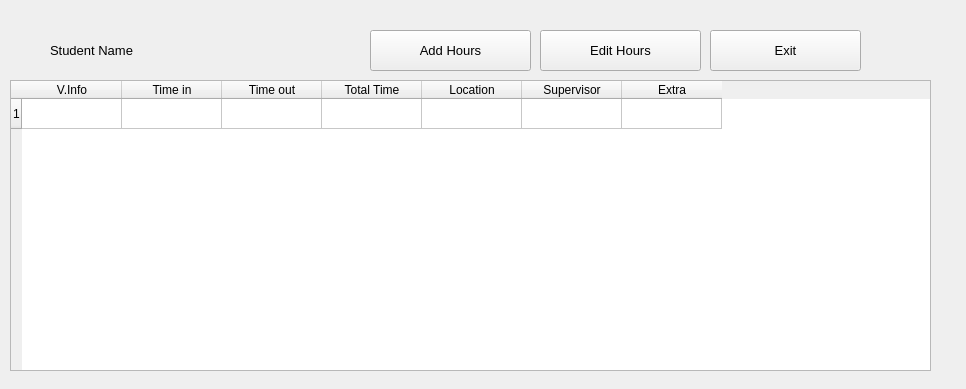
<?xml version="1.0" encoding="UTF-8"?>
<ui version="4.0">
 <class>Form</class>
 <widget class="QWidget" name="Form">
  <property name="geometry">
   <rect>
    <x>0</x>
    <y>0</y>
    <width>966</width>
    <height>389</height>
   </rect>
  </property>
  <property name="windowTitle">
   <string>Form</string>
  </property>
  <widget class="QTableWidget" name="tableWidget">
   <property name="geometry">
    <rect>
     <x>10</x>
     <y>80</y>
     <width>921</width>
     <height>291</height>
    </rect>
   </property>
   <row>
    <property name="text">
     <string>1</string>
    </property>
   </row>
   <column>
    <property name="text">
     <string>V.Info</string>
    </property>
   </column>
   <column>
    <property name="text">
     <string>Time in</string>
    </property>
   </column>
   <column>
    <property name="text">
     <string>Time out</string>
    </property>
   </column>
   <column>
    <property name="text">
     <string>Total Time</string>
    </property>
   </column>
   <column>
    <property name="text">
     <string>Location</string>
    </property>
   </column>
   <column>
    <property name="text">
     <string>Supervisor</string>
    </property>
   </column>
   <column>
    <property name="text">
     <string>Extra</string>
    </property>
   </column>
  </widget>
  <widget class="QPushButton" name="pushButton">
   <property name="geometry">
    <rect>
     <x>370</x>
     <y>30</y>
     <width>161</width>
     <height>41</height>
    </rect>
   </property>
   <property name="font">
    <font>
     <pointsize>10</pointsize>
    </font>
   </property>
   <property name="text">
    <string>Add Hours</string>
   </property>
  </widget>
  <widget class="QLabel" name="label">
   <property name="geometry">
    <rect>
     <x>50</x>
     <y>40</y>
     <width>141</width>
     <height>21</height>
    </rect>
   </property>
   <property name="font">
    <font>
     <pointsize>10</pointsize>
    </font>
   </property>
   <property name="text">
    <string>Student Name</string>
   </property>
  </widget>
  <widget class="QPushButton" name="pushButton_2">
   <property name="geometry">
    <rect>
     <x>540</x>
     <y>30</y>
     <width>161</width>
     <height>41</height>
    </rect>
   </property>
   <property name="font">
    <font>
     <pointsize>10</pointsize>
    </font>
   </property>
   <property name="text">
    <string>Edit Hours</string>
   </property>
  </widget>
  <widget class="QPushButton" name="pushButton_3">
   <property name="geometry">
    <rect>
     <x>710</x>
     <y>30</y>
     <width>151</width>
     <height>41</height>
    </rect>
   </property>
   <property name="font">
    <font>
     <pointsize>10</pointsize>
    </font>
   </property>
   <property name="text">
    <string>Exit</string>
   </property>
  </widget>
 </widget>
 <resources/>
 <connections/>
</ui>
